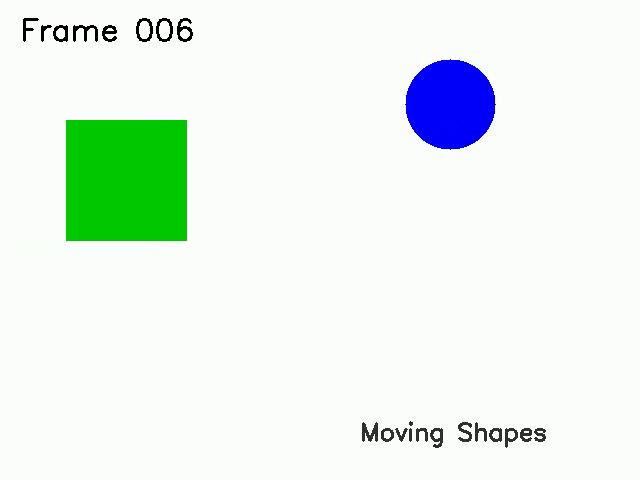
#> input picture frame 6 of practice/image_practice/outputs/videos/demo_video.mp4, 640 x 480 px
$ python 04_read_and_process_video.py
#> lines starting #> are read from the running program, lines starting #| are printed output that depends on the picture; after the words box and inside, x2 and y2 are one past the last pixel; in counts of white or black regions, pixels touching at a corner belong together
import os
import cv2


def main():
    # 获取当前文件所在目录
    current_dir = os.path.dirname(os.path.abspath(__file__))
    input_video = os.path.join(current_dir, "outputs", "videos", "demo_video.mp4")
    output_dir = os.path.join(current_dir, "outputs", "video_processed")
    os.makedirs(output_dir, exist_ok=True)

    cap = cv2.VideoCapture(input_video)
    if not cap.isOpened():
        print(f"视频打开失败: {input_video}")
        return

    width = int(cap.get(cv2.CAP_PROP_FRAME_WIDTH))
    height = int(cap.get(cv2.CAP_PROP_FRAME_HEIGHT))
    fps = cap.get(cv2.CAP_PROP_FPS)

    fourcc = cv2.VideoWriter_fourcc(*"mp4v")

    color_output = os.path.join(output_dir, "annotated_video.mp4")
    gray_output = os.path.join(output_dir, "gray_video.mp4")

    writer_color = cv2.VideoWriter(color_output, fourcc, fps, (width, height))
    writer_gray = cv2.VideoWriter(gray_output, fourcc, fps, (width, height), False)

    frame_id = 0

    while True:
        ret, frame = cap.read()
#> frame is the input picture: shape (480, 640, 3); mean B, G, R 236.1, 243.3, 231.9
        if not ret:
            break

        annotated = frame.copy()
        cv2.putText(
            annotated,
            f"Frame: {frame_id}",
            (20, 40),
            cv2.FONT_HERSHEY_SIMPLEX,
            1,
            (0, 0, 255),
            2
        )
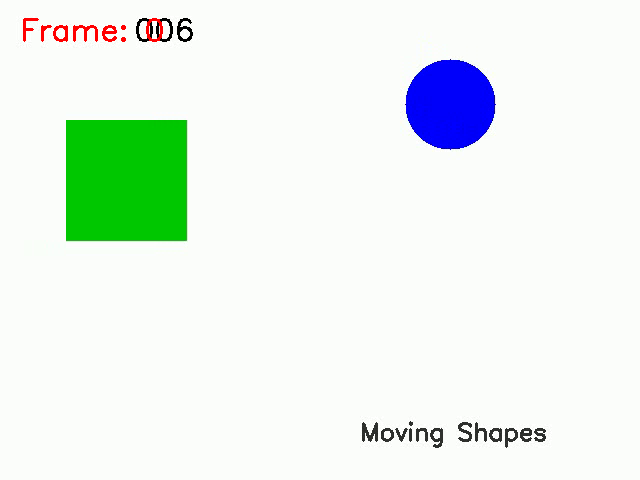
#> annotated: shape (480, 640, 3); 0.29% of pixels changed, all inside (x1, y1, x2, y2) = (23, 18, 163, 42)

        gray = cv2.cvtColor(frame, cv2.COLOR_BGR2GRAY)
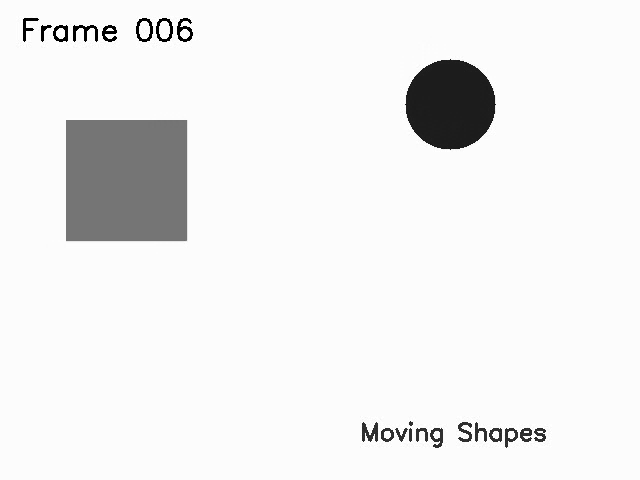
#> gray: shape (480, 640); min 0, max 255, mean 239

        writer_color.write(annotated)
        writer_gray.write(gray)

        cv2.imshow("annotated", annotated)
        cv2.imshow("gray", gray)

        frame_id += 1

        if cv2.waitKey(30) & 0xFF == ord("q"):
#> (key q is pressed here)
            break

    cap.release()
    writer_color.release()
    writer_gray.release()
    cv2.destroyAllWindows()

    print("视频处理完成")
    print("输出文件:")
    print(color_output)
    print(gray_output)


if __name__ == "__main__":
    main()

$ run again, starting later in the video
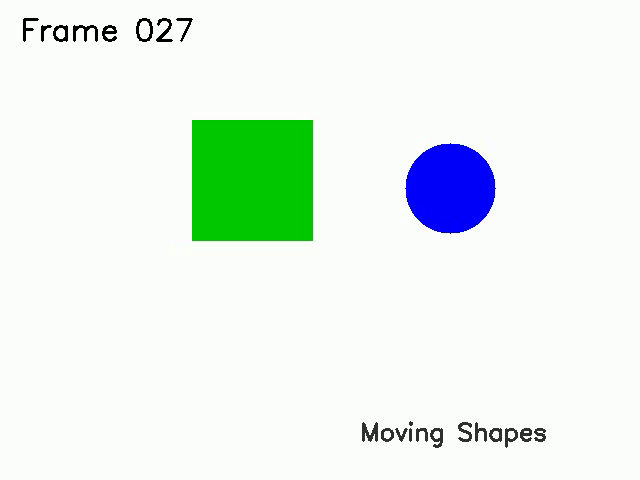
#> input picture frame 27 of practice/image_practice/outputs/videos/demo_video.mp4, 640 x 480 px
#> in main, frame is the input picture: shape (480, 640, 3); mean B, G, R 236.2, 243.3, 232
#> in main, `cv2.putText( annotated, f"Frame: {frame_id}", (20, 40), cv2.FONT_HERSH..`:
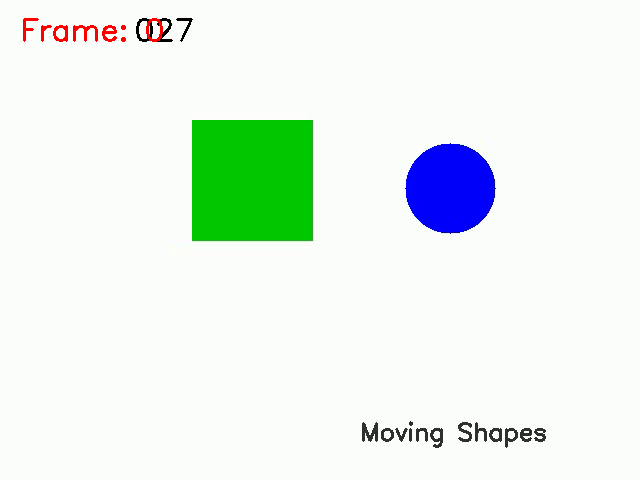
#> annotated: shape (480, 640, 3); 0.29% of pixels changed, all inside (x1, y1, x2, y2) = (23, 18, 163, 42)
#> in main, `gray = cv2.cvtColor(frame, cv2.COLOR_BGR2GRAY)`:
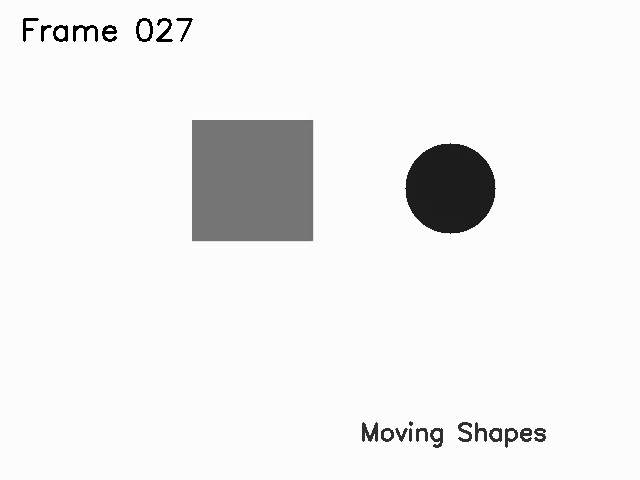
#> gray: shape (480, 640); min 0, max 255, mean 239.1

$ run again, starting later in the video
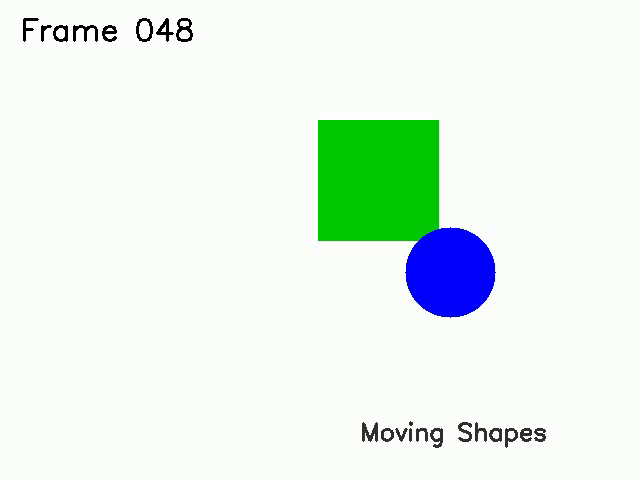
#> input picture frame 48 of practice/image_practice/outputs/videos/demo_video.mp4, 640 x 480 px
#> in main, frame is the input picture: shape (480, 640, 3); mean B, G, R 236.3, 243.3, 232.1
#> in main, `cv2.putText( annotated, f"Frame: {frame_id}", (20, 40), cv2.FONT_HERSH..`:
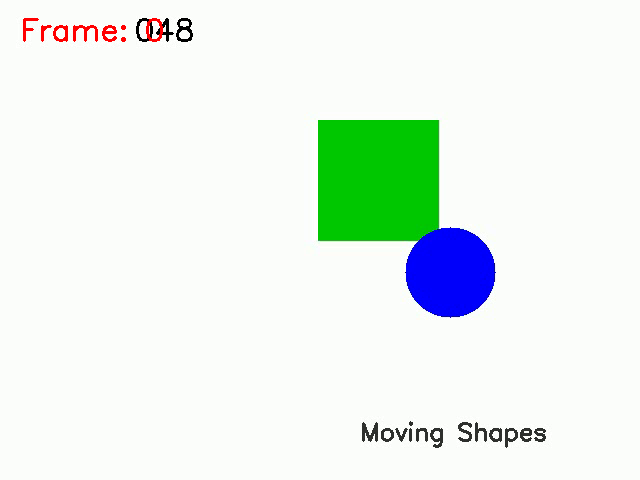
#> annotated: shape (480, 640, 3); 0.29% of pixels changed, all inside (x1, y1, x2, y2) = (23, 18, 163, 42)
#> in main, `gray = cv2.cvtColor(frame, cv2.COLOR_BGR2GRAY)`:
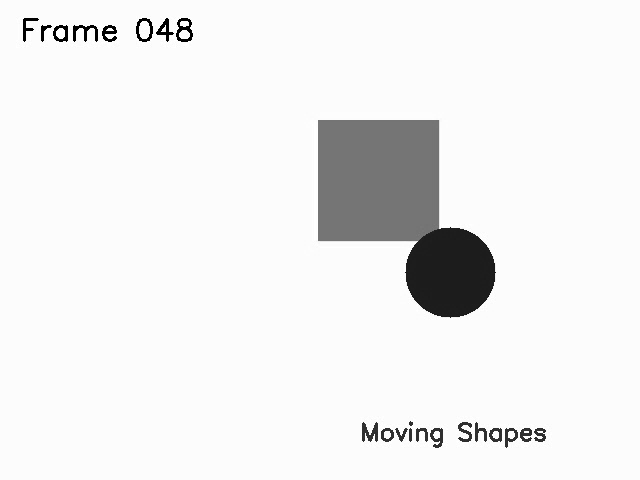
#> gray: shape (480, 640); min 0, max 255, mean 239.1
